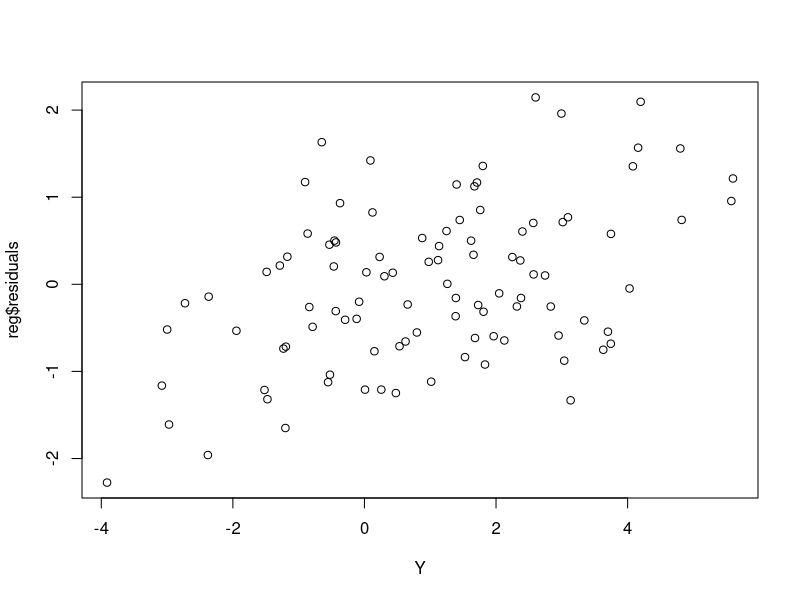
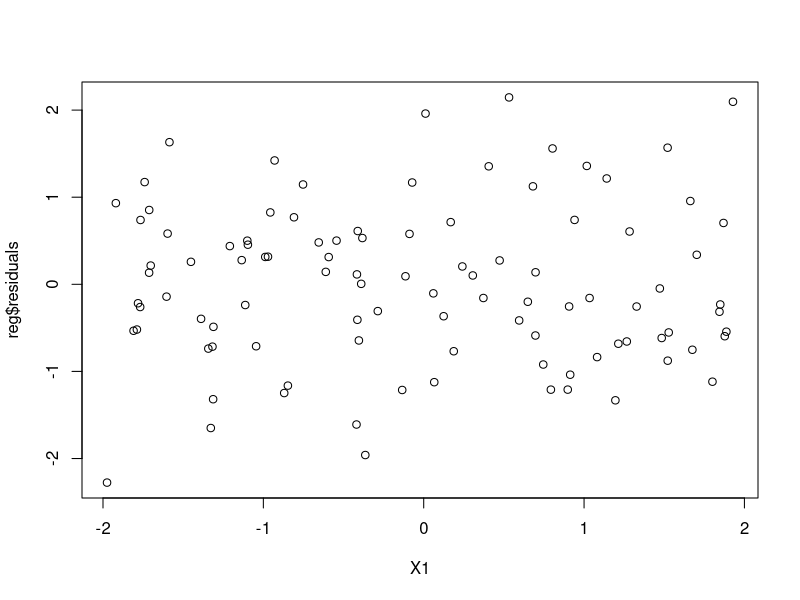
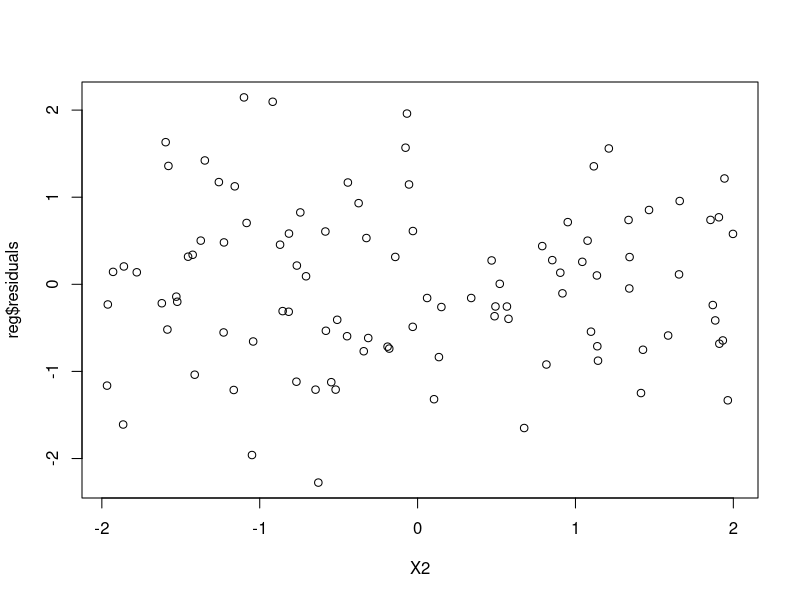
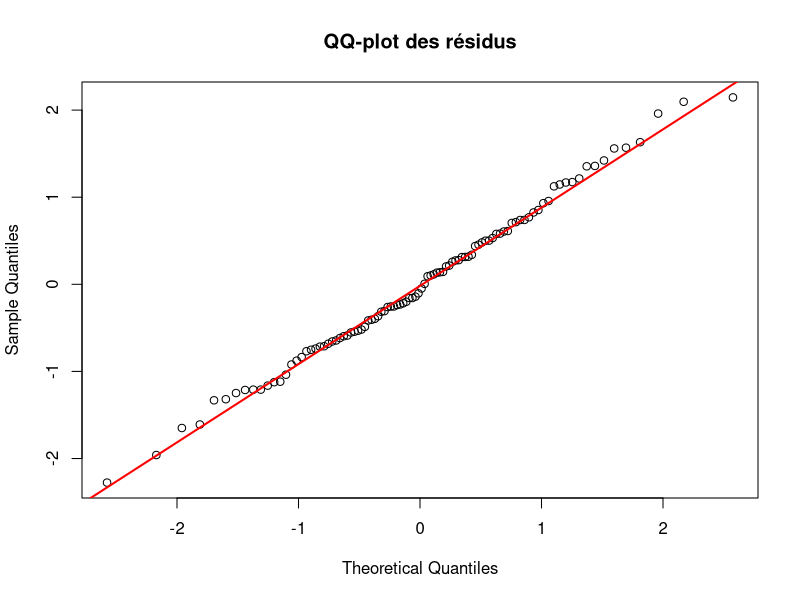
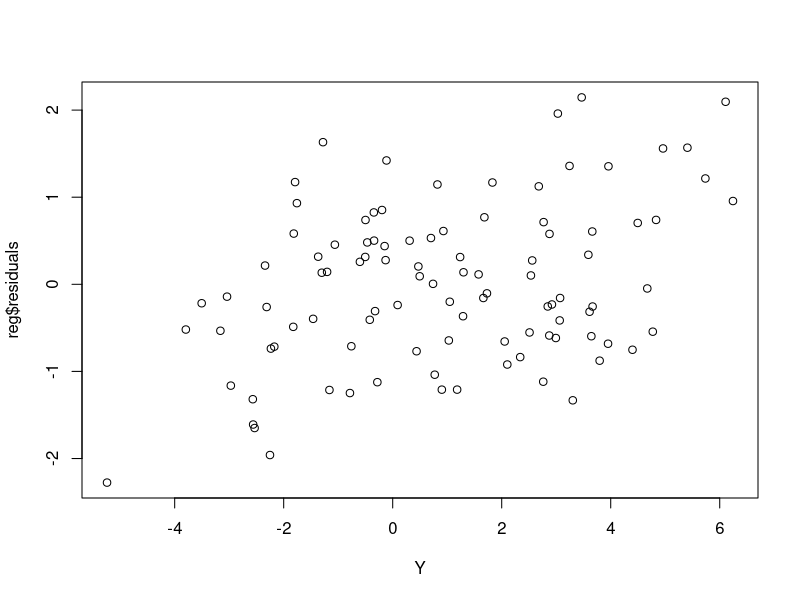
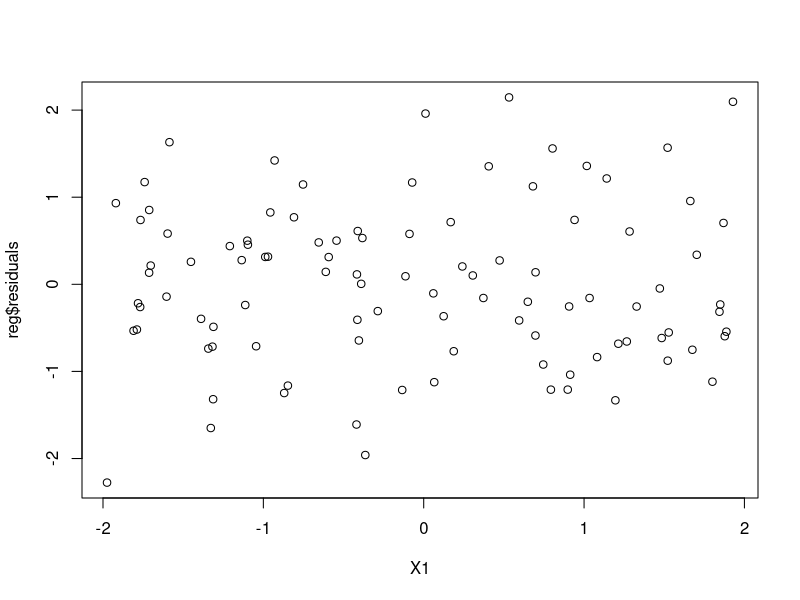
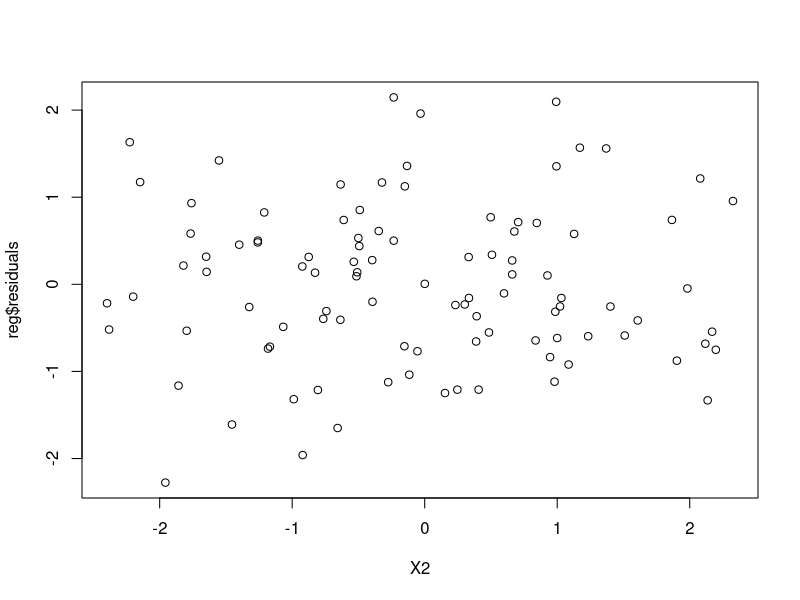
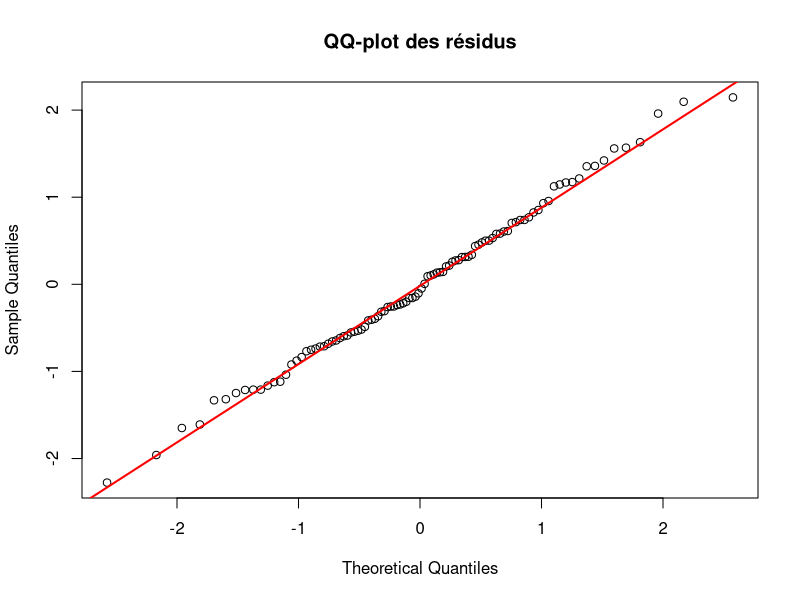

Write the R code that produced these figures, in order.
## ---- chunk 1
set.seed(123)
n <-  100

# Résidu 
sigma2 <- 1
bruit <- rnorm(n, mean = 0, sd = sqrt(sigma2))

# Vecteur
X1 <- runif(n, min = -2, max = 2)
X2 <- runif(n, min = -2, max = 2)

# Coefficient beta 
beta <-  c(1, 1, 1)

# Réponse Y
Y <- beta[1] + beta[2]*X1 + beta[3]*X2 + bruit

# RL
reg <- lm(Y ~ X1 + X2)
## ---- chunk 2
# Graphe des résidus en fonction de Y
plot(Y, reg$residuals)

# Graphe des résidus en fonction de X1
plot(X1, reg$residuals)

# Graphe des résidus en fonction de X2
plot(X2, reg$residuals)
## ---- chunk 3
# QQ-plot des résidus
qqnorm(residuals(reg), main = "QQ-plot des résidus")
qqline(residuals(reg), col = "red", lwd = 2)
## ---- chunk 4
set.seed(123)
n <-  100

# Résidu 
sigma2 <- 1
bruit <- rnorm(n, mean = 0, sd = sqrt(sigma2))

# Vecteur
X1 <- runif(n, min = -2, max = 2)

# Génération de X2 corrélé à X1
rho <- 0.8  # corrélation souhaitée (entre -1 et 1)
X2 <- rho * X1 + sqrt(1 - rho^2) * runif(n, min = -2, max = 2)

# Coefficient beta 
beta <-  c(1, 1, 1)

# Réponse Y
Y <- beta[1] + beta[2]*X1 + beta[3]*X2 + bruit

# RL
reg <- lm(Y ~ X1 + X2)
## ---- chunk 5
# Graphe des résidus en fonction de Y
plot(Y, reg$residuals)

# Graphe des résidus en fonction de X1
plot(X1, reg$residuals)

# Graphe des résidus en fonction de X2
plot(X2, reg$residuals)
## ---- chunk 6
# QQ-plot des résidus
qqnorm(residuals(reg), main = "QQ-plot des résidus")
qqline(residuals(reg), col = "red", lwd = 2)
